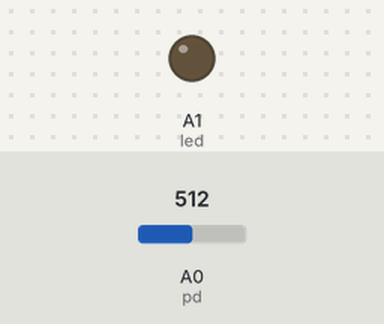
Simulated run of this sketch. Board: Arduino Uno, built with avr-gcc and run on an emulated ATmega328P. On the bench: output pins drawn as LEDs (lit = HIGH). The inputs (shaded band) are chosen by the test bench; at power-on: A0 (pd) = 512.

Above: at 0.1 s.
At 0.6 s:
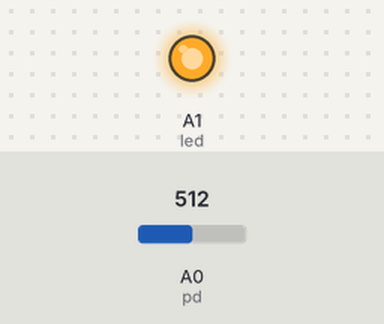
Timing chart, 0 to 2.1 s (numbered marks = the images above):
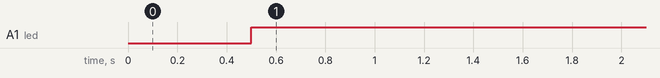

The sketch:

7.2.1.ino
```cpp
int led = A1;
int pd = A0;

void setup(){
  pinMode(led,OUTPUT);
  pinMode(pd,INPUT);
}
void loop(){
  int cahaya=analogRead(pd);
  int terang=cahaya/4;
  delay(500);
  analogWrite(led, terang);

}
```

Measured:
- by itself, A1 (led): LOW → HIGH at 0.50 s
